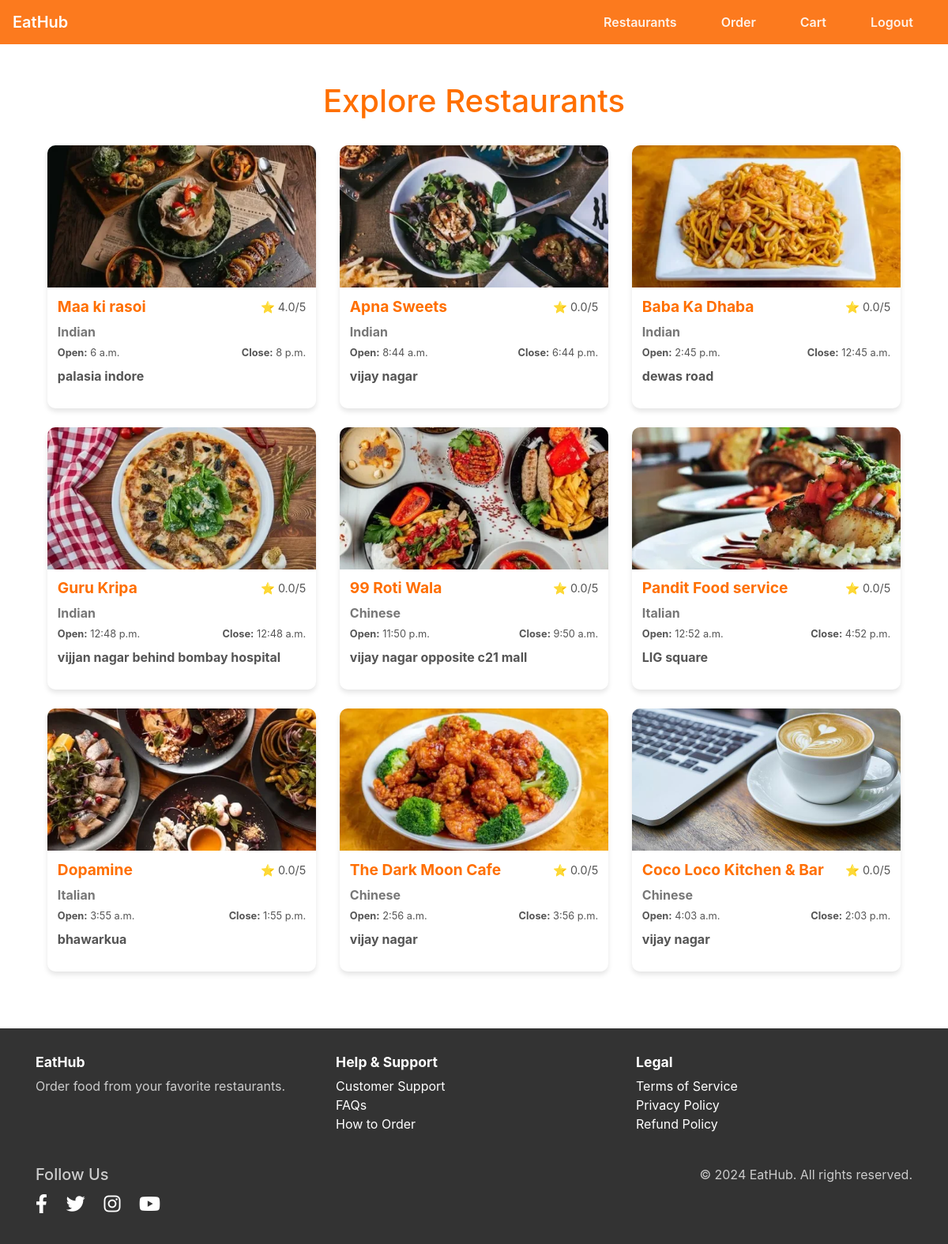
The app's page /customer_home/ (signed in), older data.
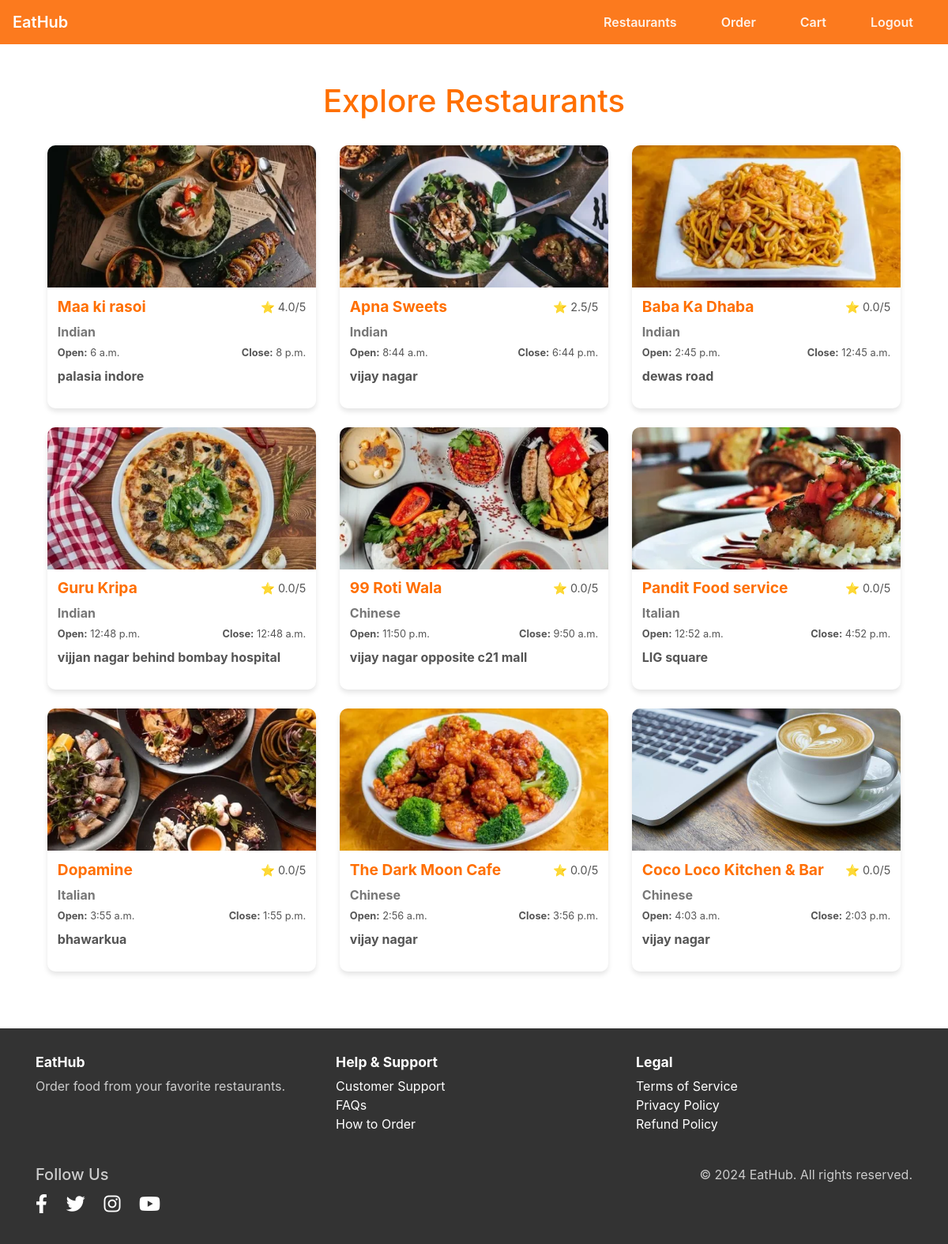
The same page, newer data.
### Restaurants/models.py (models this page shows, shortened)
class Restaurant(models.Model):
    CUISINE_CHOICES = [('Italian', 'Italian'), ('Chinese', 'Chinese'), ('Indian', 'Indian')]
    owner = models.ForeignKey(RestaurantOwner, on_delete=models.CASCADE)
    name = models.CharField(max_length=100)
    email = models.EmailField(max_length=50)
    location = models.TextField(max_length=50)
    cuisine_type = models.CharField(max_length=50, choices=CUISINE_CHOICES)
    open_at = models.TimeField()
    close_at = models.TimeField()
    contact_info = models.CharField(max_length=100)
    restaurant_img = models.ImageField(upload_to='restaurant_images/', blank=True, null=True)
    avg_rating = models.FloatField(default=0.0)

### customer/views.py (the view)
# urls.py: path("customer_home/", views.customer_home_page, name='customer_home'),
@login_required(login_url='login')
def customer_home_page(request):
    if hasattr(request.user, 'customer') and request.user.customer.is_customer:
        restaurants = Restaurant.objects.all()
        return render(request, 'customer/home.html', {'restaurants':restaurants})
    else:
        return redirect('login')

### templates/customer/home.html (shortened to what this page needs)
{% extends "base_home.html" %}
{% block navbar_item %}
        <div class="collapse navbar-collapse" id="navbarNav">
            <ul class="navbar-nav ml-auto">
                <li class="nav-item"><a class="nav-link" href="{% url 'customer_home'%}">Restaurants</a></li>
                <li class="nav-item"><a class="nav-link" href="{% url 'view_order'%}">Order</a></li>
                <li class="nav-item"><a class="nav-link" href="{% url 'view_cart' %}">Cart</a></li>
                <li class="nav-item"><a class="nav-link" href="{% url 'logout' %}">Logout</a></li>
            </ul>
        </div>
{% endblock navbar_item %}
{% block content %}
<div class="container">
    <h1 style="text-align: center; color: #ff6f00; margin-bottom: 2rem;">Explore Restaurants</h1>
    <div class="row">
        {% for restaurant in restaurants %}
        <div class="col-md-4">
            <a href="{% url 'restaurant_detail' restaurant.id %}" >
                <div class="card mb-4">
                    <div class="card-img-container">
                        {% if restaurant.restaurant_img %}
                            <img src="{{ restaurant.restaurant_img.url }}" alt="{{ restaurant.name }}">
                        {% else %}
                            <img src="" alt="No Image">
                        {% endif %}
                    </div>
                    <div class="card-body">
                        <div class="card-title-row">
                            <h5 class="card-title">{{ restaurant.name }}</h5>
                            <span class="card-rating">⭐ {{ restaurant.avg_rating }}/5</span>
                        </div>
                        <div class="cuisine-type">{{ restaurant.cuisine_type }}</div>
                        <div class="time-info">
                            <span><strong>Open:</strong> {{ restaurant.open_at }}</span>
                            <span><strong>Close:</strong> {{ restaurant.close_at }}</span>
                        </div>
                        <p class="location">{{ restaurant.location }}</p>
                    </div>
                </div>
            </a>
        </div>
        {% endfor %}
    </div>
</div>
{% endblock content %}

Row changes from the older to the newer data that the page shows:
changed Restaurant "Apna Sweets": avg_rating "0.0" → "2.5"
